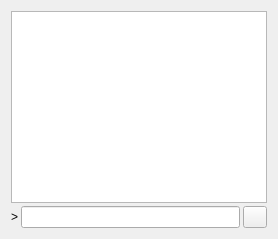
     <widget class="QWidget" name="tab_console">
      <attribute name="title">
       <string>&amp;Console</string>
      </attribute>
      <layout class="QVBoxLayout" name="verticalLayout_3">
       <property name="spacing">
        <number>3</number>
       </property>
       <item>
        <widget class="QTextEdit" name="messagesWidget">
         <property name="minimumSize">
          <size>
           <width>0</width>
           <height>100</height>
          </size>
         </property>
         <property name="readOnly">
          <bool>true</bool>
         </property>
         <property name="tabKeyNavigation" stdset="0">
          <bool>false</bool>
         </property>
         <property name="columnCount" stdset="0">
          <number>2</number>
         </property>
        </widget>
       </item>
       <item>
        <layout class="QHBoxLayout" name="horizontalLayout">
         <property name="spacing">
          <number>3</number>
         </property>
         <item>
          <widget class="QLabel" name="label">
           <property name="text">
            <string notr="true">&gt;</string>
           </property>
          </widget>
         </item>
         <item>
          <widget class="QLineEdit" name="lineEdit"/>
         </item>
         <item>
          <widget class="QPushButton" name="clearButton">
           <property name="maximumSize">
            <size>
             <width>24</width>
             <height>24</height>
            </size>
           </property>
           <property name="toolTip">
            <string>Clear console</string>
           </property>
           <property name="text">
            <string/>
           </property>
           <property name="icon">
            <iconset resource="../galerians.qrc">
             <normaloff>:/icons/remove</normaloff>:/icons/remove</iconset>
           </property>
           <property name="shortcut">
            <string notr="true">Ctrl+L</string>
           </property>
           <property name="autoDefault">
            <bool>false</bool>
           </property>
          </widget>
         </item>
        </layout>
       </item>
      </layout>
     </widget>
